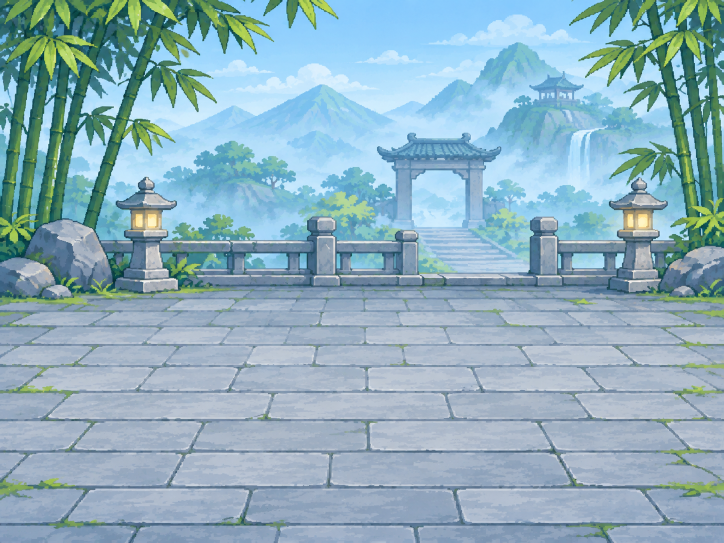
#> input picture assets/source/vo-duong/VD_nen_san-da.png, 1448 x 1086 px (shown at 1/2 size)
$ python build_game.py
#> lines starting #> are read from the running program, lines starting #| are printed output that depends on the picture
"""Builds build/game/: HoLua, the game. Its body is MiniMon's demo page as it is (scripts/evo_app.html and
build_evo_app.py, the demo the user approves); on top of it go the real game (game/src/song-that.js: the save,
real time, the pace of growing up) and the 8-bit sounds (r36s/js/am-thanh.js). Both only wrap the page's own
functions, so a rebuild takes in whatever the demo changed; game/check_minimon.py tells when it has.

build/game/
    tien-hoa/                 the page: build_evo_app.py's output (index.html, data.js, img/, pets/<id>.json, font/)
        js/song-that.js       the real game
        js/am-thanh.js        the sounds
        sfx/, nhac/           assets/am-thanh (make_sfx_8bit.py)
    pets -> assets/creatures-640    a junction, like preview/pets: the page reads its frames from ../pets/
If the demo cannot be built right now (MiniMon in the middle of editing it), its last build (preview/tien-hoa/) is
used instead, and the build says so.
Browser: the holua-game preview server (build/game, port 8771), page /tien-hoa/
R36S:    python scripts/r36s_game.py      (packs build/game/tien-hoa for the handheld)
Usage:   python game/build_game.py
"""
import glob, importlib, json, os, shutil, subprocess, sys, time, traceback

HERE = os.path.dirname(os.path.abspath(__file__))
ROOT = os.path.dirname(HERE)
sys.path.insert(0, os.path.join(ROOT, 'scripts'))
os.environ['HOLUA_SCREEN'] = '640'

OUT = os.path.join(ROOT, 'build', 'game')
PAGE = os.path.join(OUT, 'tien-hoa')
PETS = os.path.join(OUT, 'pets')
DEMO_BUILT = os.path.join(ROOT, 'preview', 'tien-hoa')
KEEP = {'pets', 'solo'}              # the junctions: never removed here (deleting through them would hit the sources)
ARENA = os.path.join(ROOT, 'preview', 'dau-truong')       # the combat session's arena: Solo đối kháng (game/src/solo.js)
SOLO = os.path.join(OUT, 'solo')

# put in the page right before </body>: browser-only parts first (the R36S packer leaves them out), then the layers
ADD = '''<script data-browser-only>
// in a browser: the sounds through <audio> (on the R36S r36s/js/shim.js makes SOUND); music waits for a first key
window.SOUND = (() => {
  const V = '__SND_V__';                     // the build: a browser never plays an old copy from its cache
  const cache = {}, play = a => a.play().catch(() => {});
  let song = null;
  for (const ev of ['keydown', 'pointerdown']) addEventListener(ev, () => { if (song && song.paused) play(song); });
  return {
    sfx(name, vol) {
      const a = (cache[name] = cache[name] || new Audio(`sfx/${name}.wav?v=${V}`)).cloneNode();
      a.volume = Math.min(1, vol / 256); play(a);
    },
    music(name) {
      if (song) song.pause();
      song = null;
      if (!name) return;
      song = new Audio(`nhac/${name}.wav?v=${V}`); song.loop = true; song.volume = 0.5; play(song);
    },
  };
})();
// a button beside "Chơi lại" that clears the save (testing in a browser)
(() => {
  const r = document.getElementById('btnR');
  if (!r) return;
  r.insertAdjacentHTML('afterend', ' <button class="restart" id="xoaLuu">Xóa bản lưu</button>');
  document.getElementById('xoaLuu').onclick = () => {
    if (!confirm('Xóa bản lưu của game?')) return;
    window.__noSave = true; for (const k of ['holua-save-1', 'holua-save-1-bak']) localStorage.removeItem(k); location.reload();
  };
})();
</script>
<script src="js/song-that.js"></script>
<script src="js/di-bo.js"></script>
<script src="js/ve-nhanh.js"></script>
<script src="js/vo-duong.js"></script>
<script src="js/solo-arena.js"></script>
<script src="js/solo.js"></script>
<script src="js/am-thanh.js"></script>
<script src="js/set-huyen-thoai.js"></script>
<script src="js/nen-chi-so.js"></script>
<script data-browser-only src="js/nut-thu.js"></script>
'''
# the golden sparks round a Huyền thoại pet (game/src/set-huyen-thoai.js): 4x3 sparks a sheet on magenta
SPARKS = os.path.join(ROOT, 'assets', 'source', 'tinh-linh', 'huyen-thoai-fx', 'set-vang_tia-manh*.png')
SPARK_MAX = 96                       # px, the longest side of a cut spark (drawn at ~15 % of the pet's height)
# small wording changes for the real game: (demo text, game text); one the demo no longer has is skipped
WORDING = [
    ("'chăm sóc, tập luyện (L2: tua nhanh)'", "'chăm sóc, tập luyện mỗi ngày'"),
    ("'R2 chơi · X vuốt ve · L2 tua nhanh'", "'R2 chơi · X vuốt ve'"),
    ("'Bản demo: tua nhanh ¼ giai đoạn; ở mốc cấp thì mở bảng tiến hóa'", "'Ở mốc cấp: mở bảng tiến hóa'"),
    ('<title>Elemon demo R36S - từ trứng tới Huyền thoại</title>', '<title>Elemon</title>'),
    # the stroll eases in and out (game/src/di-bo.js)
    ('    S.px = S.walk.from + (S.walk.to - S.walk.from) * t;',
     "    S.px = S.walk.from + (S.walk.to - S.walk.from) * (typeof walkEase === 'function' ? walkEase(t, S.walk.dur) : t);"),
]


def clean():
    os.makedirs(OUT, exist_ok=True)
    for name in os.listdir(OUT):
        if name in KEEP:
            continue
        p = os.path.join(OUT, name)
        shutil.rmtree(p) if os.path.isdir(p) else os.remove(p)
    for link, target in ((PETS, os.path.join(ROOT, 'assets', 'creatures-640')), (SOLO, ARENA)):
        if not os.path.exists(link) and os.path.exists(target):     # a junction needs no admin rights on Windows
            if os.name == 'nt':
                subprocess.run(['cmd', '/c', 'mklink', '/J', link, target], check=True, capture_output=True)
            else:
                os.symlink(target, link, target_is_directory=True)


def build_page():
    """MiniMon's demo built into build/game/tien-hoa; its last build if it cannot be built now."""
    try:
        bea = importlib.import_module('build_evo_app')
        bea.OUT, bea.PETS_LINK = PAGE, PETS
        bea.main()
#> (this line was passed over: build_evo_app is not available in this run)
        return 'dựng mới từ scripts/evo_app.html'
    except Exception:
        traceback.print_exc()
        if not os.path.exists(os.path.join(DEMO_BUILT, 'index.html')):
            raise SystemExit('demo chưa dựng được và chưa có bản dựng sẵn (preview/tien-hoa)')
        if os.path.exists(PAGE):
            shutil.rmtree(PAGE)
        shutil.copytree(DEMO_BUILT, PAGE)
        return 'demo đang sửa dở: dùng bản dựng sẵn preview/tien-hoa'


def cut_sparks():
    """The spark sheets cut into img/tia_<n>.png (magenta made clear, trimmed, scaled down); how many there are."""
    import numpy as np
    from PIL import Image
    n = 0
    for sheet in sorted(glob.glob(SPARKS)):
        im = np.array(Image.open(sheet).convert('RGBA'))
        h, w = im.shape[:2]
        for r in range(3):
            for c in range(4):
                cell = im[round(r * h / 3):round((r + 1) * h / 3), round(c * w / 4):round((c + 1) * w / 4)].copy()
                key = (cell[..., 0] > 170) & (cell[..., 1] < 110) & (cell[..., 2] > 170)
                cell[key, 3] = 0
                ys, xs = np.nonzero(cell[..., 3])
                if not len(xs):
                    continue
                sp = Image.fromarray(cell[ys.min():ys.max() + 1, xs.min():xs.max() + 1])
                k = min(1, SPARK_MAX / max(sp.size))
                sp = sp.resize((max(1, round(sp.width * k)), max(1, round(sp.height * k))), Image.LANCZOS)
                sp.save(os.path.join(PAGE, 'img', f'tia_{n}.png'), optimize=True)
                n += 1
    return n


SIDE_PX = 190                       # px, the larger side of the Solo pick screen's standing pet


# the camouflage checker: whole runs of pixels cleared at once (same holes as the pixel-by-pixel loop, far fewer steps
# for the R36S's interpreter)
DITHER_LOOP = "for (let yy = 0; yy < o.height; yy++) for (let xx = 0; xx < o.width; xx++) if (((xx / b | 0) + (yy / b | 0)) % 2) p[(yy * o.width + xx) * 4 + 3] = 0;"
DITHER_RUNS = ("{ const u = new Uint32Array(p.buffer, p.byteOffset, o.width * o.height), W = o.width; "
               "for (let yy = 0; yy < o.height; yy++) { const r = yy * W; "
               "for (let xx = (yy / b | 0) % 2 ? 0 : b; xx < W; xx += 2 * b) u.fill(0, r + xx, r + Math.min(W, xx + b)); } }")
# the aiming funnel and arrow: drawn cell by cell every frame (~8000 cells, thousands of 2 px fills) they cost the
# R36S more than the fight; here each funnel (its base angle) and arrow (its 32 directions) is drawn once into a
# picture, put down on the same 2 px grid round the pet
AIM = r'''const AIM_FUNNELS = new Map(), AIM_ARROWS = new Map(), AIM_SHAPES = new Map();
function aimCanvas(n) { const c = document.createElement('canvas'); c.width = c.height = n * BLK; return c; }
// a picture made in one go from cells: cells[i] = 0 (empty) or an RGBA colour, n x n cells of BLK x BLK pixels
function aimPaint(n, cells) {
  const c = aimCanvas(n), g = c.getContext('2d'), W = n * BLK, im = g.createImageData(W, W), u = new Uint32Array(im.data.buffer);
  for (let ly = 0; ly < n; ly++) for (let lx = 0; lx < n; lx++) {
    const v = cells[ly * n + lx];
    if (v) for (let yy = 0; yy < BLK; yy++) u.fill(v, (ly * BLK + yy) * W + lx * BLK, (ly * BLK + yy) * W + lx * BLK + BLK);
  }
  g.putImageData(im, 0, 0);
  return c;
}
const aimRgba = h => { const v = parseInt(h.slice(1), 16); return (255 << 24 | (v & 255) << 16 | (v >> 8 & 255) << 8 | v >> 16) >>> 0; };
function drawAim(f) {
  const a = f.aiming;
  if (!a) return;
  const pal = f.bot ? ['#8fd8ff', '#2a76b8', '#123a66', '#cff0ff'] : ['#ffb347', '#e0702a', '#8a3414', '#ffe08a'];
  // the funnel's drawn direction in 64 steps (the hit test keeps a.base as it is): the bot faces any way at all
  const ox = Math.round(f.x / BLK), oy = Math.round((f.y - 24) / BLK), r = 88 / BLK, R = Math.ceil(r) + 1;
  const bs = Math.round(a.base / (Math.PI / 32)), b = bs * (Math.PI / 32);
  const fk = (f.bot ? 'B' : 'P') + ((ox + oy) & 1) + ':' + (((bs % 64) + 64) % 64);
  let fn = AIM_FUNNELS.get(fk);
  if (!fn) {
    // the shape for this direction (shared by both sides and both checker phases): 1 edge, 2 outer band, 3 inside
    const n = 2 * R + 1, sk = ((bs % 64) + 64) % 64;
    let shape = AIM_SHAPES.get(sk);
    if (!shape) {
      shape = new Uint8Array(n * n);
      const angIn = t => { const d = ((t - b + Math.PI * 3) % (Math.PI * 2)) - Math.PI; return Math.abs(d) <= HALF; };
      for (let ly = 0; ly < n; ly++) for (let lx = 0; lx < n; lx++) {
        const dx = lx - R + 0.5, dy = ly - R + 0.5, d = Math.hypot(dx, dy);
        if (d < 10 || d > r) continue;
        const t = Math.atan2(dy, dx);
        if (!angIn(t)) continue;
        shape[ly * n + lx] = d > r - 1.2 || !angIn(t + 1.4 / d) || !angIn(t - 1.4 / d) ? 1 : d > r - 6 ? 2 : 3;
      }
      AIM_SHAPES.set(sk, shape);
    }
    const cells = new Uint32Array(n * n), par = (ox + oy) & 1, P = pal.map(aimRgba);
    for (let ly = 0; ly < n; ly++) for (let lx = 0; lx < n; lx++) {
      const v = shape[ly * n + lx];
      if (v) cells[ly * n + lx] = v === 1 ? P[0] : (lx + ly + par) % 2 === 0 ? P[v - 1] : 0;
    }
    fn = { c: aimPaint(n, cells), R };
    AIM_FUNNELS.set(fk, fn);
    if (AIM_FUNNELS.size > 32) { const k0 = AIM_FUNNELS.keys().next().value; AIM_FUNNELS.delete(k0); }
  }
  ctx.drawImage(fn.c, (ox - fn.R) * BLK, (oy - fn.R) * BLK);
  const step = Math.round(a.ang / (Math.PI / 16)), ak = (f.bot ? 'B' : 'P') + ((step % 32) + 32) % 32;
  let ar = AIM_ARROWS.get(ak);
  if (!ar) {
    const sa32 = step * (Math.PI / 16), ca = Math.cos(sa32), sa = Math.sin(sa32), len = r * 0.66, L = Math.ceil(len) + 4;
    const inArrow = (lx, ly) => {
      const px = lx - L + 0.5, py = ly - L + 0.5, u = px * ca + py * sa, v = -px * sa + py * ca;
      if (u >= 10 && u <= len - 5 && Math.abs(v) <= 0.75) return true;
      return u > len - 6 && u <= len && Math.abs(v) <= (len - u) * 0.7;
    };
    const n = 2 * L + 1, on = new Uint8Array(n * n);
    for (let ly = 0; ly < n; ly++) for (let lx = 0; lx < n; lx++) if (inArrow(lx, ly)) on[ly * n + lx] = 1;
    const cells = new Uint32Array(n * n), dark = aimRgba('#1a0c06'), lit = aimRgba(pal[3]);
    for (let ly = 0; ly < n; ly++) for (let lx = 0; lx < n; lx++) {
      if (on[ly * n + lx]) { cells[ly * n + lx] = lit; continue; }
      let near = false;
      for (let yy = -1; yy <= 1 && !near; yy++) for (let xx = -1; xx <= 1; xx++) {
        const X = lx + xx, Y = ly + yy;
        if (X >= 0 && Y >= 0 && X < n && Y < n && on[Y * n + X]) { near = true; break; }
      }
      if (near) cells[ly * n + lx] = dark;
    }
    ar = { c: aimPaint(n, cells), L };
    AIM_ARROWS.set(ak, ar);
  }
  ctx.drawImage(ar.c, (ox - ar.L) * BLK, (oy - ar.L) * BLK);
  if (a.k === 'i') ring(a.tx, a.ty, pal[0], 0);
}
function drawAim0(f) {'''
OUTLINED = r'''function drawOutlined(cell, x, y, flip, k) { const key = Math.round(k * 512), m = cell.__ol || (cell.__ol = new Map()); let o = m.get(key); if (!o) { if (m.size >= 4) return drawOutlined0(cell, x, y, flip, k); const b = black(cell), w = cell.w * k, h = cell.h * k, P = OUTLINE_PX + 1, c = document.createElement('canvas'); c.width = Math.ceil(w) + 2 * P; c.height = Math.ceil(h) + 2 * P; const g = c.getContext('2d'); for (const [dx, dy] of [[-1, 0], [1, 0], [0, -1], [0, 1], [-0.7, -0.7], [0.7, -0.7], [-0.7, 0.7], [0.7, 0.7]]) g.drawImage(b.c, P + Math.round(dx * OUTLINE_PX), P + Math.round(dy * OUTLINE_PX), w, h); g.drawImage(cell.c, P, P, w, h); o = { c, x: Math.round(-w / 2) - P, y: Math.round(-h) - P }; m.set(key, o); } ctx.save(); ctx.globalAlpha = 1; ctx.translate(Math.round(x), Math.round(y)); if (flip) ctx.scale(-1, 1); ctx.drawImage(o.c, o.x, o.y); ctx.restore(); }
function drawOutlined0(cell, x, y, flip, k) {'''


def solo_arena():
    """The arena page's script wrapped in a function of its own (globalThis.__SOLO_SRC), run by game/src/solo.js with
    stand-ins for the page around it; and a small portrait of each pet for the pick screen. Number of pets."""
    import re
    import numpy as np
    from PIL import Image
    page = os.path.join(ARENA, 'index.html')
    if not os.path.exists(page):
        return 0
    src = re.search(r'<script>(.*)</script>', open(page, encoding='utf-8').read(), re.S).group(1).replace('\r\n', '\n')
    # small changes, harmless in a browser: a sheet already cut (the R36S, scripts/solo_r36s.py) is handed back as
    # it is; the bot always has its own pet here, so the tiger sheets are not recoloured for it; and a pet with its
    # outline is put together once per pose and size (OUTLINED), then drawn in one go instead of nine scaled draws
    for old, new in (('function cut(img, cols, rows) {', 'function cut(img, cols, rows) { if (img.__cells) return img.__cells;'),
                     ('function recolourBot() {', 'function recolourBot() { if (BOTPET) return;'),
                     ('function drawOutlined(cell, x, y, flip, k) {', OUTLINED),
                     (DITHER_LOOP, DITHER_RUNS),
                     ('function drawAim(f) {', AIM),
                     # the screen shake by whole pixels: a part-pixel shift made the backdrop (and everything) a
                     # pixel-by-pixel draw instead of a row copy, in exactly the frames where blows land
                     ('if (shake > 0) { ctx.translate((Math.random() - 0.5) * shake * 2, (Math.random() - 0.5) * shake * 2);',
                      'if (shake > 0) { ctx.translate(Math.round((Math.random() - 0.5) * shake * 2), Math.round((Math.random() - 0.5) * shake * 2));')):
        if old in src:
            src = src.replace(old, new, 1)
        else:
            print('  đấu trường: không thấy', old)
    with open(os.path.join(PAGE, 'js', 'solo-arena.js'), 'w', encoding='utf-8', newline='\n') as fh:
        fh.write("// preview/dau-truong/index.html (the combat session's arena), wrapped by game/build_game.py: do not edit\n"
                 'globalThis.__SOLO_SRC = function (document, window, location, addEventListener, requestAnimationFrame, '
                 'fetch, Image) {\n' + src + '\n};\n')
    os.makedirs(os.path.join(PAGE, 'img', 'solo'), exist_ok=True)
    n = 0
    for d in os.listdir(os.path.join(ARENA, 'img')):
        sheet = os.path.join(ARENA, 'img', d, 's.png')
        if not os.path.exists(sheet):
            continue
        im = np.array(Image.open(sheet).convert('RGBA'))
        cell = im[:im.shape[0] // 4, :im.shape[1] // 4].copy()           # facing us, standing
        key = (cell[..., 0] > 150) & (cell[..., 1] < 120) & (cell[..., 2] > 150)
        cell[key, 3] = 0
        ys, xs = np.nonzero(cell[..., 3])
        if not len(xs):
            continue
        p = Image.fromarray(cell[ys.min():ys.max() + 1, xs.min():xs.max() + 1])
        p.thumbnail((76, 76), Image.LANCZOS)
        p.save(os.path.join(PAGE, 'img', 'solo', d + '.png'), optimize=True)
        n += 1
        side = os.path.join(ARENA, 'img', d, 'e.png')               # facing the side, breathing: 4 frames, one box
        if os.path.exists(side):
            im = np.array(Image.open(side).convert('RGBA'))
            ch, cw = im.shape[0] // 4, im.shape[1] // 4
            cells = []
            for k in range(4):
                c = im[:ch, k * cw:(k + 1) * cw].copy()
                c[(c[..., 0] > 150) & (c[..., 1] < 120) & (c[..., 2] > 150), 3] = 0
                cells.append(c)
            al = np.any(np.stack([c[..., 3] for c in cells]), axis=0)
            ys, xs = np.nonzero(al)
            if len(xs):
                box = (xs.min(), ys.min(), xs.max() + 1, ys.max() + 1)
                k2 = min(1.0, SIDE_PX / max(box[2] - box[0], box[3] - box[1]))
                for k, c in enumerate(cells):
                    q = Image.fromarray(c).crop(box)
                    q = q.resize((round(q.width * k2), round(q.height * k2)), Image.LANCZOS)
                    q.save(os.path.join(PAGE, 'img', 'solo', f'{d}_e{k}.png'), optimize=True)
    return n


def copy_dojo():
    """Võ đường's pictures (assets/r36s/vo-duong/menu, tap-luyen, ne-chieu) -> img/vd/menu, tap, ne (game/src/vo-duong.js)."""
    src = os.path.join(ROOT, 'assets', 'r36s', 'vo-duong')
    for part, dst in (('menu', 'menu'), ('tap-luyen', 'tap'), ('ne-chieu', 'ne')):
        os.makedirs(os.path.join(PAGE, 'img', 'vd', dst), exist_ok=True)
        for p in glob.glob(os.path.join(src, part, '*.png')):
            shutil.copy(p, os.path.join(PAGE, 'img', 'vd', dst))
    # Học né chiêu's stone courtyard: only the full-size drawing so far, brought to screen size here
    from PIL import Image
    yard = os.path.join(ROOT, 'assets', 'source', 'vo-duong', 'VD_nen_san-da.png')
    if os.path.exists(yard):
        Image.open(yard).convert('RGB').resize((640, 480), Image.LANCZOS).save(
            os.path.join(PAGE, 'img', 'vd', 'ne', 'nen_san-da.png'), optimize=True)
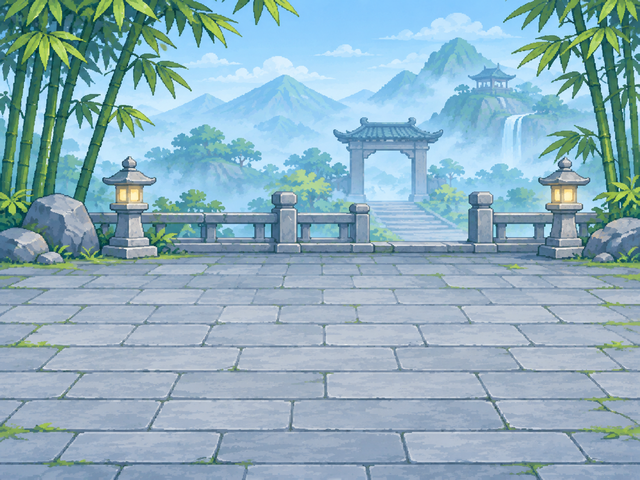
#> saved as nen_san-da.png: PIL image 640x480 RGB; mean R, G, B 141.8, 175.2, 189.5


# [8 lines left out: function stats_pieces, not called in this run]


# Hồ sơ: what a pet likes (its element's first food) and dislikes (the food of the element that overcomes its own)
HE_FOOD = {'hoa': 'Hoa_1_roasted-chili-pepper', 'kim': 'Kim_1_iron-crunch-biscuit', 'moc': 'Moc_1_green-leaf-bundle',
           'thuy': 'Thuy_1_fresh-fish', 'tho': 'Tho_1_roasted-corn'}


# [88 lines left out: function live_stats, not called in this run]


def main():
    sys.stdout.reconfigure(encoding='utf-8', errors='replace')
    clean()
    how = build_page()
    os.makedirs(os.path.join(PAGE, 'js'), exist_ok=True)
    shutil.copy(os.path.join(HERE, 'src', 'song-that.js'), os.path.join(PAGE, 'js'))
    shutil.copy(os.path.join(HERE, 'src', 'nut-thu.js'), os.path.join(PAGE, 'js'))       # test buttons (browser)
    shutil.copy(os.path.join(HERE, 'src', 'di-bo.js'), os.path.join(PAGE, 'js'))
    shutil.copy(os.path.join(HERE, 'src', 've-nhanh.js'), os.path.join(PAGE, 'js'))
    shutil.copy(os.path.join(HERE, 'src', 'vo-duong.js'), os.path.join(PAGE, 'js'))
    shutil.copy(os.path.join(HERE, 'src', 'solo.js'), os.path.join(PAGE, 'js'))
    copy_dojo()
    solo = solo_arena()
    shutil.copy(os.path.join(ROOT, 'r36s', 'js', 'am-thanh.js'), os.path.join(PAGE, 'js'))
    sparks = cut_sparks()
#> (the run stopped early here; a loop or call above may not have finished)
